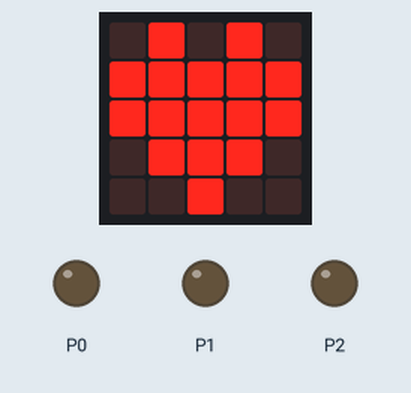
Simulated run of this program. Board: BBC micro:bit (MakeCode). Parts: the board's 5×5 LED display, output pins drawn as LEDs (lit = HIGH).

Above: at 0.1 s.
At 0.7 s:
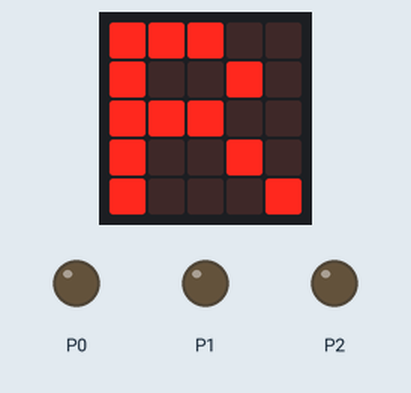
At 6.2 s:
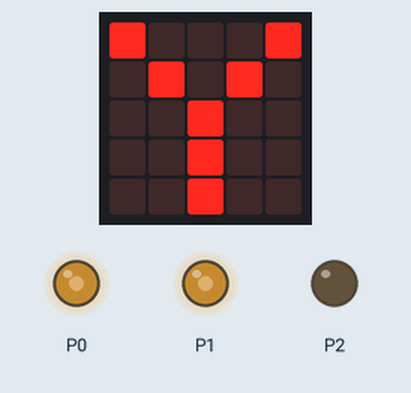
At 7.9 s:
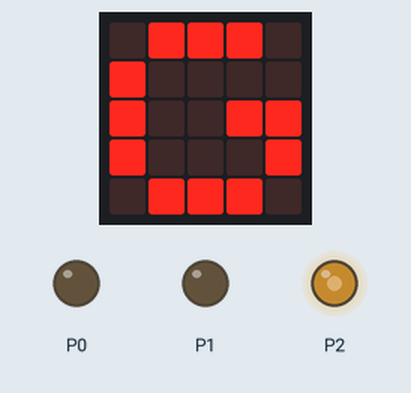
At 19.4 s:
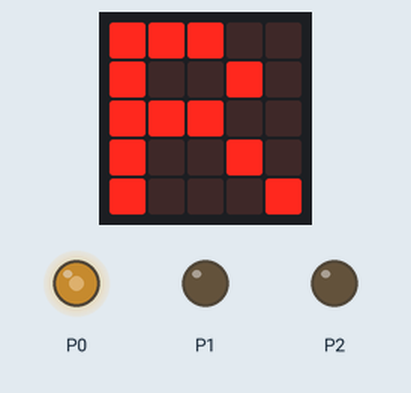
At 34.7 s:
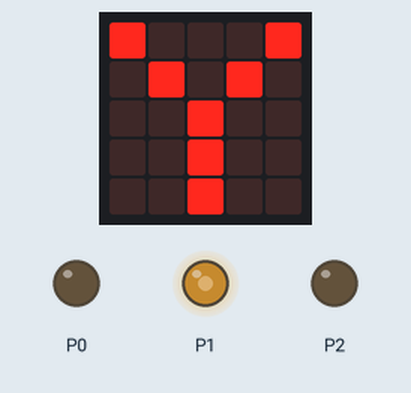
Timing chart, 0 to 38.9 s (numbered marks = the images above):
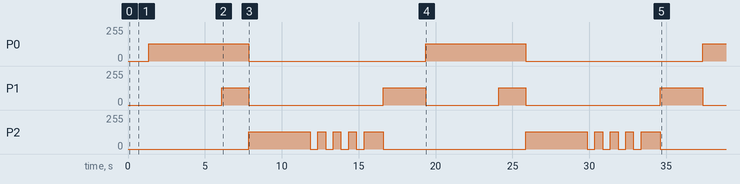

The program:

main.ts
```typescript
function aus () {
    pins.analogWritePin(AnalogPin.P0, 0)
    pins.analogWritePin(AnalogPin.P1, 0)
    pins.analogWritePin(AnalogPin.P2, 0)
}
basic.showIcon(IconNames.Heart)
basic.forever(function () {
    basic.showString("R")
    aus()
    pins.analogWritePin(AnalogPin.P0, 512)
    basic.pause(4000)
    basic.showString("Y")
    pins.analogWritePin(AnalogPin.P1, 512)
    basic.pause(1000)
    basic.showString("G")
    aus()
    pins.analogWritePin(AnalogPin.P2, 512)
    basic.pause(4000)
    for (let Index = 0; Index <= 3; Index++) {
        pins.analogWritePin(AnalogPin.P2, 0)
        basic.pause(500)
        pins.analogWritePin(AnalogPin.P2, 512)
        basic.pause(500)
    }
    basic.showString("Y")
    aus()
    pins.analogWritePin(AnalogPin.P1, 512)
    basic.pause(2000)
})
```

test.ts
```typescript
// Hier kann man Tests durchführen; diese Datei wird nicht kompiliert, wenn dieses Paket als Erweiterung verwendet wird.
```

Measured:
- by itself, P0: alternates 128/255 for 6.5 s and 0/255 for 11.5 s
- by itself, P1: 0/255 → 128/255 at 6.1 s, → 0/255 1.8 s later, → 128/255 8.8 s later, → 0/255 2.8 s later, … (8 changes in this stretch)
- by itself, P2: 0/255 → 128/255 at 7.9 s, → 0/255 4.0 s later, → 128/255 0.50 s later, → 0/255 0.50 s later, … (20 changes in this stretch)
- what the display in image 1 shows lasts 4.8 s, from 0.6 s to 5.4 s
- what the display in image 2 shows lasts 1.7 s, from 5.4 s to 7.1 s
